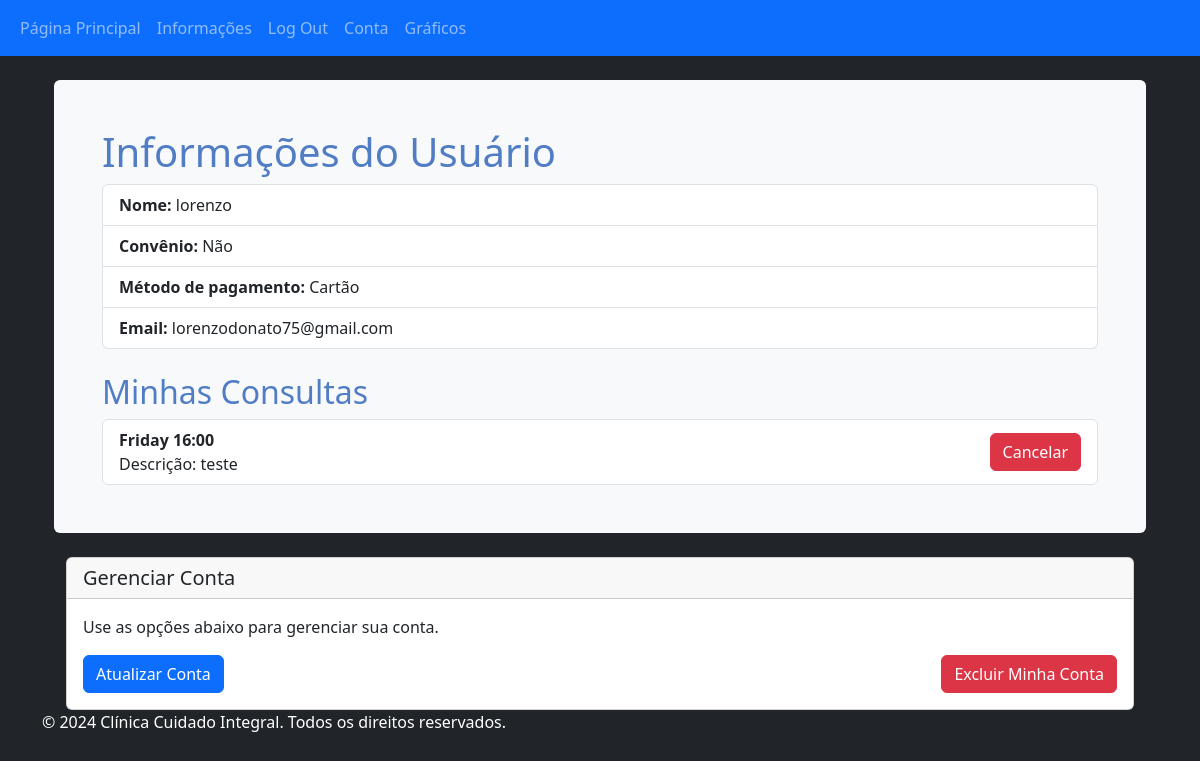
The app's page /pagina_usuario (signed in), older data.
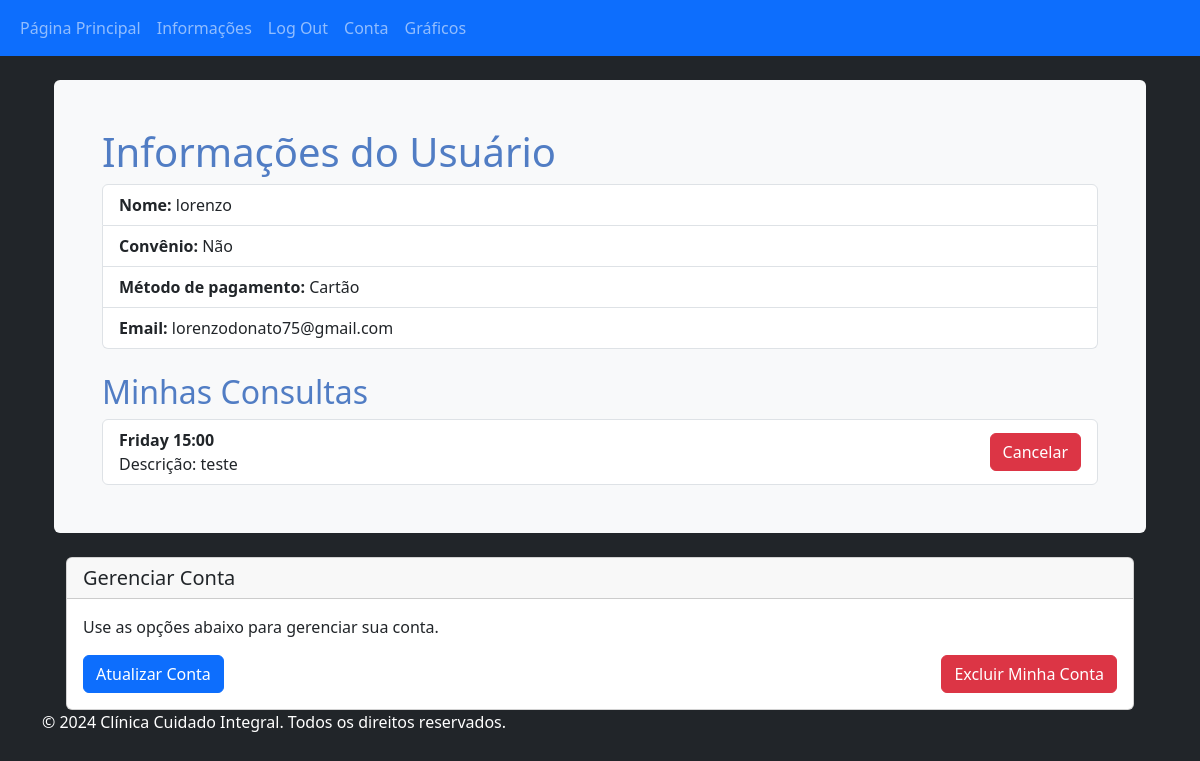
The same page, newer data.
### projeto_clinica/models.py (models this page shows, shortened)
class Paciente(db.Model, UserMixin):
    __tablename__ = 'pacientes'
    id = db.Column(db.Integer, primary_key=True)
    nome = db.Column(db.String(64), index=True)
    idade = db.Column(db.String(3))
    cpf = db.Column(db.String(11), unique=True, index=True)
    email = db.Column(db.String(64), unique=True, index=True)
    pagamento = db.Column(db.String(64))
    password_hash = db.Column(db.String(128))
    convenio = db.Column(db.String(64))
    medico = db.relationship("Medico", back_populates="paciente", uselist=False)
    consultas = db.relationship("Consulta", back_populates="paciente")

class Consulta(db.Model):
    __tablename__ = 'consultas'
    id = db.Column(db.Integer, primary_key=True)
    data_hora = db.Column(db.DateTime)
    data = db.Column(db.DateTime, nullable=False,  default=datetime.utcnow)
    descricao = db.Column(db.Text)
    dia_da_semana = db.Column(db.String(10))  # New column to store the day of the week
    preco = db.Column(db.Float)  # Adicionando o campo 'preco'
    paciente_id = db.Column(db.Integer, db.ForeignKey('pacientes.id'))
    medico_id = db.Column(db.Integer, db.ForeignKey('medicos.id'))
    paciente = db.relationship("Paciente", back_populates="consultas", lazy=True)
    medico = db.relationship("Medico", back_populates="consultas", lazy=True)

### projeto_clinica/usuarios/views.py (the view)
@usuarios.route('/pagina_usuario')
@login_required
def pagina_usuario():
    usuario = Paciente.query.get(current_user.id)
    consultas_agendadas = Consulta.query.filter_by(paciente_id=current_user.id).all()
    convenio_formatado = "Sim" if usuario.convenio == "y" else "Não"
    return render_template(
        'pagina_usuario.html',
        consultas=consultas_agendadas,
        usuario=usuario,
        convenio_formatado=convenio_formatado,
        metodo_pagamento=usuario.pagamento
    )

### projeto_clinica/models.py (called while the page is built)
@login_manager.user_loader
def load_user(user_id):
    return Paciente.query.get(user_id)

### projeto_clinica/templates/pagina_usuario.html
{% extends 'base.html' %}
{% block content %}
<div class="container mt-4">
    <div class="p-5 bg-light rounded">
        <h1 style="color:#517dc4">Informações do Usuário</h1>
        <ul class="list-group">
            <li class="list-group-item"><strong>Nome:</strong> {{ usuario.nome }}</li>
            <li class="list-group-item"><strong>Convênio:</strong> {{ 'Sim' if usuario.convenio == 'y' else 'Não' }}</li>
            <li class="list-group-item">
                <strong>Método de pagamento:</strong>
                {% if usuario.pagamento == 'crt' %}
                    Cartão
                {% elif usuario.pagamento == 'avst' %}
                    À vista
                {% else %}
                    Não especificado
                {% endif %}
            </li>
            <li class="list-group-item"><strong>Email:</strong> {{ usuario.email }}</li>
        </ul>
        <h2 style="color:#517dc4" class="mt-4">Minhas Consultas</h2>
        {% if consultas %}
            <ul class="list-group">
                {% for consulta in consultas %}
                    <li class="list-group-item d-flex justify-content-between align-items-center">
                        <div>
                            <strong>{{ consulta.data.strftime('%A %H:%M') }}</strong><br>
                            Descrição: {{ consulta.descricao }}
                        </div>
                        <form action="{{ url_for('users.cancelar_consulta', consulta_id=consulta.id) }}" method="POST">
                            <button type="submit" class="btn btn-danger">Cancelar</button>
                        </form>
                    </li>
                {% endfor %}
            </ul>
        {% else %}
            <div class="alert alert-info mt-3" role="alert">
                Você não tem consultas agendadas.
            </div>
        {% endif %}
    </div>
    <div class="container mt-4">
        <div class="card">
            <div class="card-header">
                <h5 class="mb-0">Gerenciar Conta</h5>
            </div>
            <div class="card-body">
                <p class="card-text">Use as opções abaixo para gerenciar sua conta.</p>
                <div class="d-flex justify-content-between">
                    <a href="{{ url_for('users.conta') }}" class="btn btn-primary">Atualizar Conta</a>
                    <form action="{{ url_for('users.deletar_conta') }}" method="POST" onsubmit="return confirm('Você tem certeza que deseja excluir sua conta? Esta ação não pode ser desfeita.');">
                        <button type="submit" class="btn btn-danger">Excluir Minha Conta</button>
                    </form>
                </div>
            </div>
        </div>
    </div>
</div>
{% endblock %}

### projeto_clinica/templates/base.html (shortened to what this page needs)
<!DOCTYPE html>
<html lang="en">
<head>
    <link href="https://cdn.jsdelivr.net/npm/bootstrap@5.3.3/dist/css/bootstrap.min.css" rel="stylesheet">
</head>
<body class="bg-dark text-white">
    <nav class="navbar navbar-expand-lg navbar-dark bg-primary">
        <div class="container-fluid">
            <ul class="navbar-nav">
                {% if current_user.is_authenticated %}
                <li class="nav-item">
                    <a class="nav-link" href="{{ url_for('core.index') }}">Página Principal</a>
                </li>
                <li class="nav-item">
                    <a class="nav-link" href="{{ url_for('core.info') }}">Informações</a>
                </li>
                <li class="nav-item">
                    <a class="nav-link" href="{{ url_for('users.logout') }}">Log Out</a>
                </li>
                <li class="nav-item">
                    <a class="nav-link" href="{{ url_for('users.pagina_usuario') }}">Conta</a>
                </li>
                <li class="nav-item">
                    <a class="nav-link" href="{{ url_for('graficos.graphics_page') }}">Gráficos</a>
                </li>
                {% endif %}
            </ul>
        </div>
    </nav>
    <div class="container">
        {% block content %}
        {% endblock %}
        <footer>
            <p>&copy; 2024 Clínica Cuidado Integral. Todos os direitos reservados.</p>
        </footer>
    </div>
</body>
</html>

Row changes from the older to the newer data that the page shows:
removed Consulta: data "Friday 16:00", descricao "teste"
added Consulta: data "Friday 15:00", descricao "teste"
